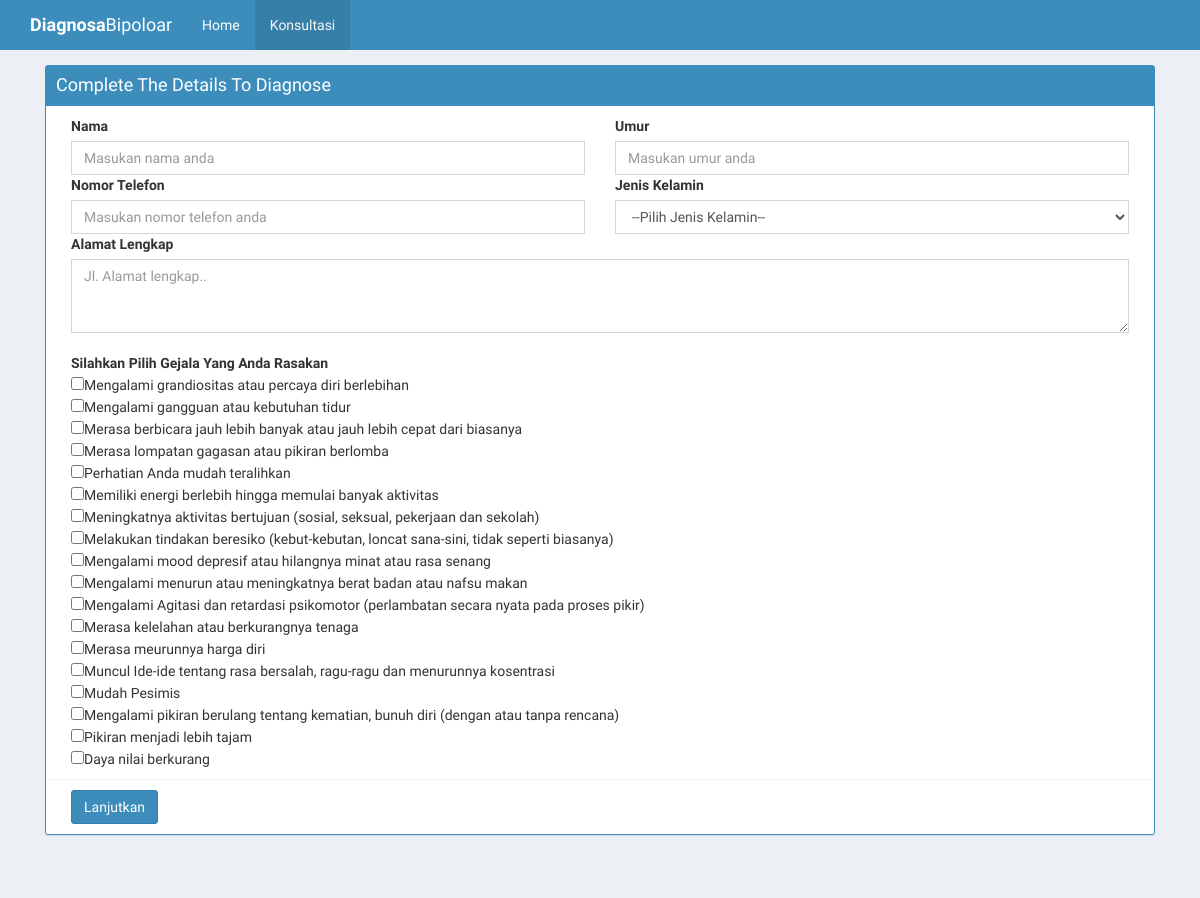
Screenshot of /index.php/konsultasi with the database file from the repository.
### tables this page shows
CREATE TABLE IF NOT EXISTS `tb_gejala` (
  `id_gejala` char(5) NOT NULL,
  `nama_gejala` varchar(255) NOT NULL,
  `pertanyaan` varchar(255) NOT NULL,
  `fase_gejala` enum('1','2') NOT NULL,
  `bobot_gejala` float NOT NULL,
  PRIMARY KEY (`id_gejala`)
);

### application/controllers/Konsultasi.php (called while the page is built, shortened)
<?php
class Konsultasi extends CI_Controller
{
  public function __construct()
  {
    $this->load->model(array('STDCRUD'));
  }
  function index()
  {
    $data['title'] = "Konsultasi";
    $data['header'] = "Biodata";
    $data['subheader'] = "Silahkan mengisi biodata anda";
    $data['gejala'] = $this->STDCRUD->getAll('tb_gejala')->result();
    $konten['konten'] = $this->load->view('Konsultasi', $data, TRUE);
    $this->load->view('MenuFrontEnd', $konten);
  }
}
 ?>

### index.php (called while the page is built, shortened)
<?php
require_once BASEPATH.'core/CodeIgniter.php';

### application/models/STDCRUD.php (called while the page is built, shortened)
<?php
class STDCRUD extends CI_Model{
  function getAll($table)
  {
    $data = $this->db->get($table);
    return $data;
  }
}

### application/views/Konsultasi.php (the view, shortened to what this page needs)
<div class="box box-solid box-primary">
  <div class="box-header">
    <h1 class="box-title">Complete The Details To Diagnose</h1>
  </div>
  <form action="<?= site_url('konsultasi') ?>" method="post">
    <div class="box-body">
      <div class="row">
        <div class="col-sm-12">
          <div class="form-group">
            <div class="col-sm-6">
              <label for="">Nama</label>
              <input type="text" required name="nama" placeholder="Masukan nama anda" value="" class="form-control">
            </div>
            <div class="col-sm-6">
              <label for="">Umur</label>
              <input type="number" required name="umur" placeholder="Masukan umur anda" class="form-control" value="">
            </div>
          </div>
          <div class="form-group">
            <div class="col-sm-6">
              <label for="">Nomor Telefon</label>
              <input type="tel" required class="form-control" name="telefon" value="" placeholder="Masukan nomor telefon anda">
            </div>
          </div>
          <div class="form-group">
            <div class="col-sm-6">
              <label for="">Jenis Kelamin</label>
                <select class="form-control" name="gender" required>
                  <option value="" selected disabled>--Pilih Jenis Kelamin--</option>
                </select>
              </div>
            </div>
            <div class="form-group">
              <div class="col-sm-12">
                <label for="">Alamat Lengkap</label>
                <textarea name="alamat" rows="3" placeholder="Jl. Alamat lengkap.." class="form-control" required></textarea>
              </div>
            </div>
          </div>
        </div>
        <br>
        <div class="row">
          <div class="col-sm-12">
            <div class="form-group">
              <div class="col-sm-12">
                <b>Silahkan Pilih Gejala Yang Anda Rasakan</b>
              </div>
            </div>
          </div>
          <div class="col-sm-12">
            <div class="form-group">
              <?php foreach ($gejala as $key): ?>
                <div class="col-sm-12">
                  <input type="checkbox" class="minimal" name="" value="<?= $key->id_gejala ?> "><?php echo $key->nama_gejala ?>
                </div>
              <?php endforeach; ?>
            </div>
          </div>
        </div>
      </div>
    <div class="box-footer">
        <div class="form-group">
          <div class="col-sm-12">
            <button type="submit" name="button" class="btn btn-primary">Lanjutkan</button>
          </div>
        </div>
     </div>
  </form>
</div>

### application/views/MenuFrontEnd.php (shortened to what this page needs)
<!DOCTYPE html>
<html>
<head>
  <link rel="stylesheet" href="<?php echo base_url()?>asset/admin/bower_components/bootstrap/dist/css/bootstrap.min.css">
  <link rel="stylesheet" href="<?php echo base_url()?>asset/admin/bower_components/font-awesome/css/font-awesome.min.css">
  <link rel="stylesheet" href="<?php echo base_url()?>asset/admin/bower_components/Ionicons/css/ionicons.min.css">
  <link rel="stylesheet" href="<?php echo base_url()?>asset/admin/css/AdminLTE.min.css">
  <link rel="stylesheet" href="<?php echo base_url()?>asset/admin/css/skins/_all-skins.min.css">
  <link rel="stylesheet" href="<?php echo base_url()?>asset/admin/plugins/iCheck/all.css">
</head>
<body class="hold-transition skin-blue layout-top-nav">
<div class="wrapper">
  <header class="main-header">
    <nav class="navbar navbar-static-top">
      <div class="container">
        <div class="navbar-header">
          <a href="<?= site_url('Home') ?> " class="navbar-brand"><b>Diagnosa</b>Bipoloar</a>
        </div>
        <div class="collapse navbar-collapse pull-left" id="navbar-collapse">
          <ul class="nav navbar-nav">
            <li class="<?=($title == "Home") ? "active" : "" ?>"><a href="<?= site_url('Home') ?>">Home<span class="sr-only">(current)</span></a></li>
            <li class="<?=($title == "Konsultasi") ? "active" : "" ?>"><a href="<?= site_url('Konsultasi') ?>">Konsultasi<span class="sr-only">(current)</span></a></li>
          </ul>
        </div>
      </div>
    </nav>
  </header>
  <div class="content-wrapper">
    <div class="container">
      <section class="content">
        <?php echo $konten ?>
      </section>
    </div>
  </div>
</div>
</body>
</html>

### rows the page displays
tb_gejala: nama_gejala "Mengalami grandiositas atau percaya diri berlebihan"
tb_gejala: nama_gejala "Mengalami gangguan atau kebutuhan tidur"
tb_gejala: nama_gejala "Merasa berbicara jauh lebih banyak atau jauh lebih cepat dari biasanya"
tb_gejala: nama_gejala "Merasa lompatan gagasan atau pikiran berlomba"
tb_gejala: nama_gejala "Perhatian Anda mudah teralihkan"
tb_gejala: nama_gejala "Memiliki energi berlebih hingga memulai banyak aktivitas"
tb_gejala: nama_gejala "Meningkatnya aktivitas bertujuan (sosial, seksual, pekerjaan dan sekolah)"
tb_gejala: nama_gejala "Melakukan tindakan beresiko (kebut-kebutan, loncat sana-sini, tidak seperti biasanya)"
tb_gejala: nama_gejala "Mengalami mood depresif atau hilangnya minat atau rasa senang"
tb_gejala: nama_gejala "Mengalami menurun atau meningkatnya berat badan atau nafsu makan"
tb_gejala: nama_gejala "Mengalami Agitasi dan retardasi psikomotor (perlambatan secara nyata pada proses pikir)"
tb_gejala: nama_gejala "Merasa kelelahan atau berkurangnya tenaga"
tb_gejala: nama_gejala "Merasa meurunnya harga diri"
tb_gejala: nama_gejala "Muncul Ide-ide tentang rasa bersalah, ragu-ragu dan menurunnya kosentrasi"
tb_gejala: nama_gejala "Mudah Pesimis"
tb_gejala: nama_gejala "Mengalami pikiran berulang tentang kematian, bunuh diri (dengan atau tanpa rencana)"
tb_gejala: nama_gejala "Pikiran menjadi lebih tajam"
tb_gejala: nama_gejala "Daya nilai berkurang"
